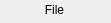
   <widget class="caFrame" name="caFrame_12">
    <property name="geometry">
     <rect>
      <x>738</x>
      <y>317</y>
      <width>111</width>
      <height>23</height>
     </rect>
    </property>
    <widget class="caFrame" name="caFrame_13">
     <property name="geometry">
      <rect>
       <x>0</x>
       <y>0</y>
       <width>111</width>
       <height>23</height>
      </rect>
     </property>
     <widget class="caGraphics" name="caRectangle_7">
      <property name="geometry">
       <rect>
        <x>0</x>
        <y>0</y>
        <width>109</width>
        <height>21</height>
       </rect>
      </property>
      <property name="foreground">
       <color>
        <red>218</red>
        <green>218</green>
        <blue>218</blue>
       </color>
      </property>
      <property name="linestyle" stdset="0">
       <enum>caGraphics::Solid</enum>
      </property>
      <property name="fillstyle" stdset="0">
       <enum>caGraphics::Filled</enum>
      </property>
      <property name="lineColor">
       <color>
        <red>218</red>
        <green>218</green>
        <blue>218</blue>
       </color>
      </property>
      <property name="form">
       <enum>caGraphics::Rectangle</enum>
      </property>
     </widget>
    </widget>
    <widget class="caLabel" name="caLabel_16">
     <property name="geometry">
      <rect>
       <x>34</x>
       <y>0</y>
       <width>41</width>
       <height>20</height>
      </rect>
     </property>
     <property name="text">
      <string>File</string>
     </property>
     <property name="alignment">
      <set>Qt::AlignAbsolute|Qt::AlignCenter|Qt::AlignHCenter|Qt::AlignVCenter</set>
     </property>
     <property name="fontScaleMode">
      <enum>ESimpleLabel::WidthAndHeight</enum>
     </property>
     <property name="foreground">
      <color>
       <red>10</red>
       <green>0</green>
       <blue>184</blue>
      </color>
     </property>
     <property name="background">
      <color alpha="0">
       <red>10</red>
       <green>0</green>
       <blue>184</blue>
      </color>
     </property>
     <property name="frameShape">
      <enum>QFrame::NoFrame</enum>
     </property>
    </widget>
   </widget>
